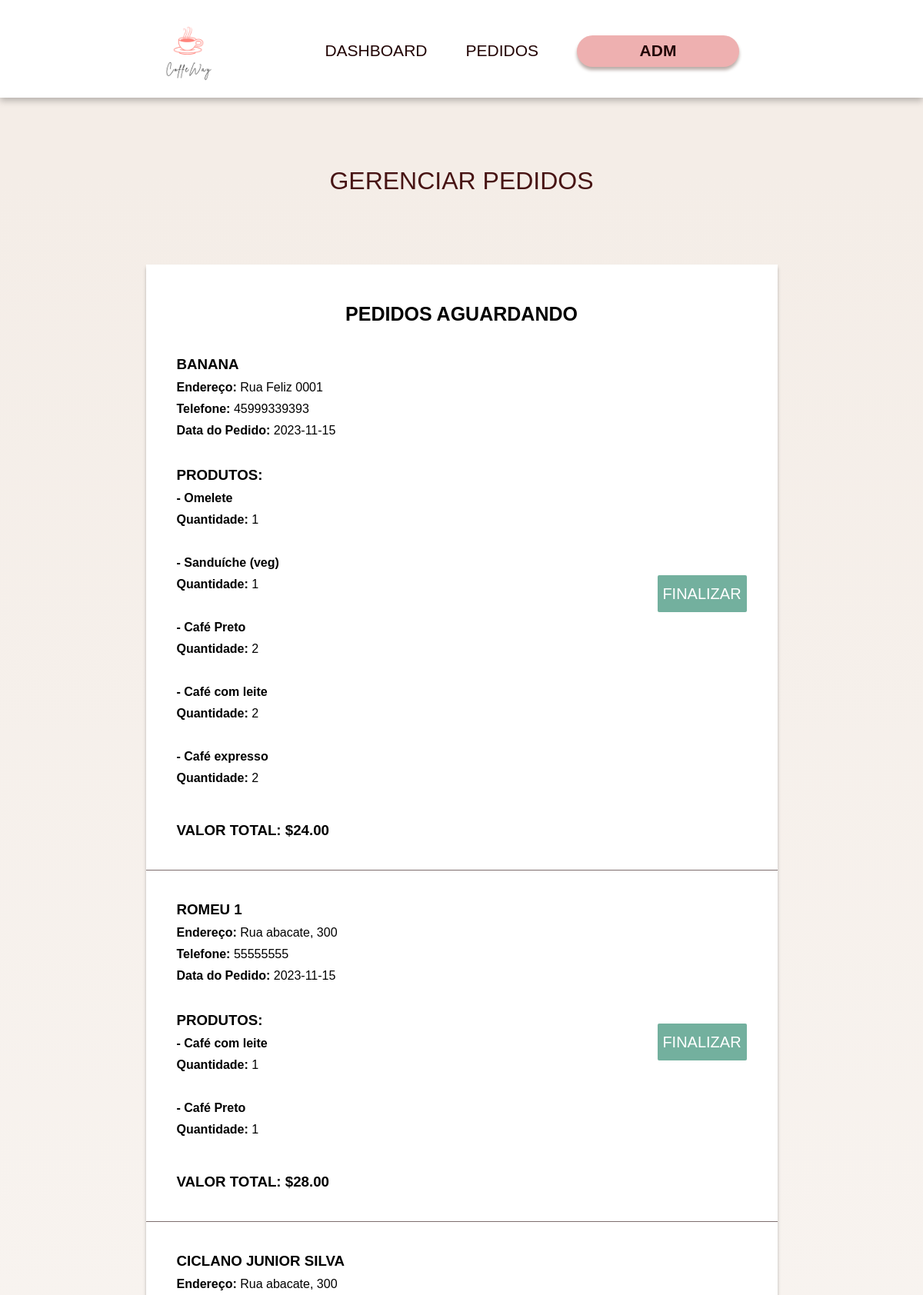
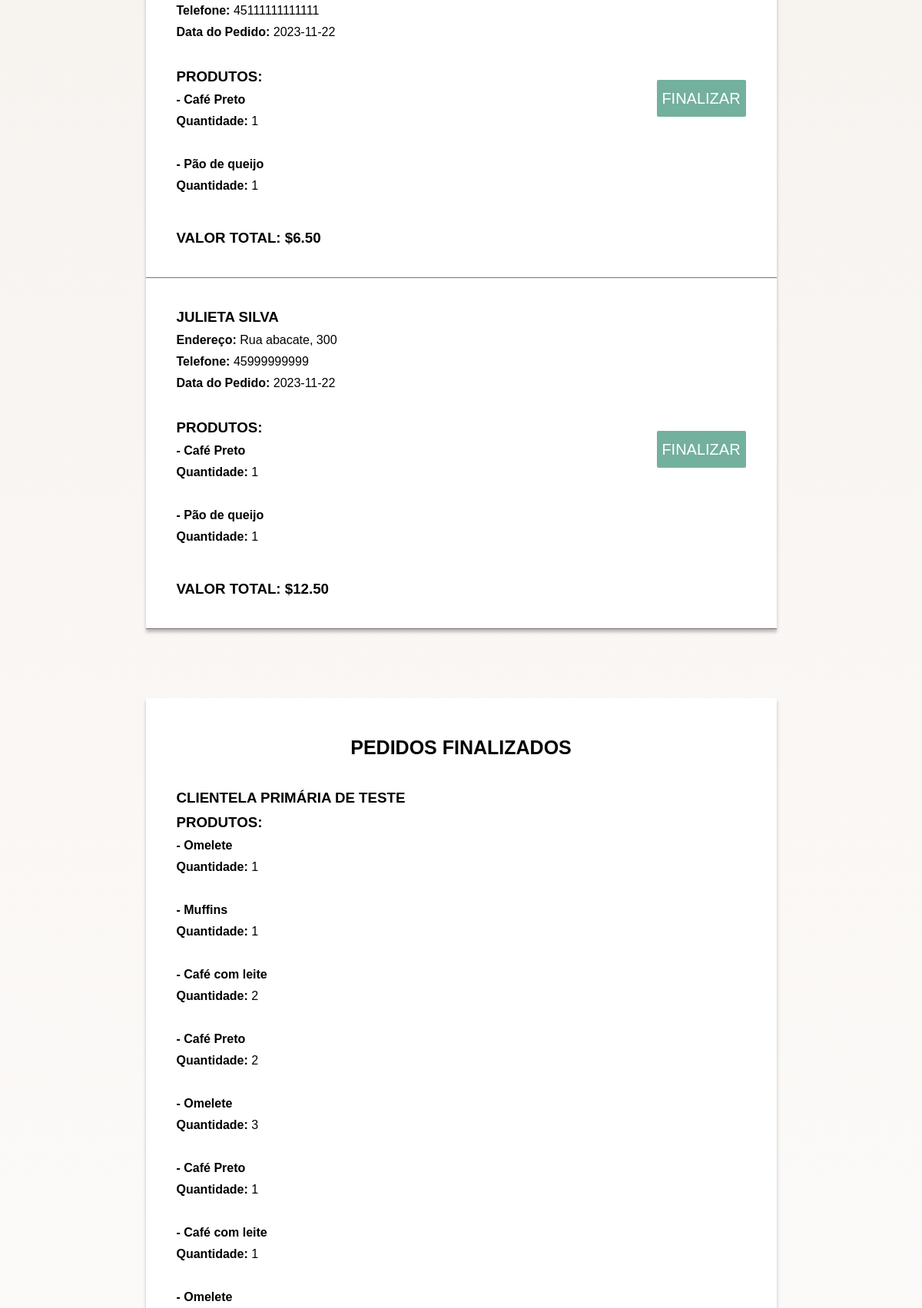
Page /admPedidos.php (upper part) on the committed database (2 pictures, top to bottom).
### tables this page shows
CREATE TABLE `carrinho` (
  `id` int(11) NOT NULL,
  `id_cliente` int(11) NOT NULL,
  `data_pedido` date NOT NULL,
  `valor_total` decimal(10,2) NOT NULL,
  `situacao` varchar(90) NOT NULL,
  `tipo_pagamento` int(11) DEFAULT NULL,
  `numero_cartao_debito` varchar(220) DEFAULT NULL,
  `numero_cartao_credito` varchar(220) DEFAULT NULL
);

CREATE TABLE `cliente` (
  `id` int(11) NOT NULL,
  `nome_completo` char(90) NOT NULL,
  `cpf` varchar(90) NOT NULL,
  `endereco` varchar(200) NOT NULL,
  `telefone` varchar(18) NOT NULL
);

CREATE TABLE `pedido` (
  `id` int(11) NOT NULL,
  `id_cliente` int(11) NOT NULL,
  `id_produto` int(11) NOT NULL,
  `quantidade_total` int(11) NOT NULL,
  `nome_produto` char(255) NOT NULL,
  `valor_total` decimal(10,2) NOT NULL,
  `data` date NOT NULL,
  `situacao` varchar(90) NOT NULL
);

### admPedidos.php (the view, shortened to what this page needs)
<?php
include_once('config/conexao.php');
$sqlBuscarPedAguardando = "SELECT * FROM carrinho WHERE situacao = 'Em Andamento'";
$resultPedAguardando = mysqli_query($conexao, $sqlBuscarPedAguardando);
?>
<!DOCTYPE html>
<html lang="pt-br">
<head>
    <link rel="stylesheet" href="assets/css/styleAdm.css">
</head>
<body>
    <header>
        <div class="container header">
            <div class="logo">
                <a href=""><img class="logo" src="assets/images/logo.png" /></a>
            </div>
            <div class="menu">
                <nav>
                    <ul>
                        <li><a href="dashboard.php">DASHBOARD</a></li>
                        <li><a href="admPedidos.php">PEDIDOS</a></li>
                        <li>
                            <a href="adm.php">
                                <div class="admLogado"><?php echo $_SESSION['user_name']; ?><strong>ADM</strong></div>
                            </a>
                        </li>
                    </ul>
                </nav>
            </div>
    </header>
    <section class="areaEstilizada">
        <div class="menuAdmArea">
            <div class="tituloTopoArea">
                <div class="textoTopo">
                    <p class="tituloCadastro">GERENCIAR PEDIDOS</p>
                </div>
            </div>
            <section class="listarPedidosArea">
                <div class="listarPedidosCaixa">
                    <P class="pedidosAguardando"> PEDIDOS AGUARDANDO</P>
                    <?php
                    while ($row = mysqli_fetch_assoc($resultPedAguardando)) {
                        $id_cliente = $row['id_cliente'];
                        $data = $row['data_pedido'];
                        $valor = $row['valor_total'];
                        $sqlPedidoCliente = "SELECT * FROM cliente WHERE id = $id_cliente";
                        $resultPedidoCliente = mysqli_query($conexao, $sqlPedidoCliente);
                        $rowCliente = mysqli_fetch_assoc($resultPedidoCliente);
                        $nomeCliente = $rowCliente['nome_completo'];
                        $endCliente = $rowCliente['endereco'];
                        $telCliente = $rowCliente['telefone'];
                        $sqlBuscarProdutos = "SELECT * FROM pedido WHERE id_cliente = $id_cliente AND situacao = 'feito'";
                        $resultBuscarProdutos = mysqli_query($conexao, $sqlBuscarProdutos);
                    ?>
                        <div class="listarPedidosCaixas">
                            <div class="listarPedidosDesc">
                                <h3 style="text-transform: uppercase;"><?php echo $nomeCliente; ?></h3>
                                <p><strong>Endereço:</strong> <?php echo $endCliente; ?></p>
                                <p><strong>Telefone:</strong> <?php echo $telCliente; ?></p>
                                <p><strong>Data do Pedido:</strong> <?php echo $data; ?></p>
                                <br>
                                <h3>PRODUTOS:</h3>
                                <?php
                                while ($rowProduto = mysqli_fetch_assoc($resultBuscarProdutos)) {
                                    $nomeProduto = $rowProduto['nome_produto'];
                                    $quantProduto = $rowProduto['quantidade_total'];
                                ?>
                                    <h4><?php
                                        echo " - ";
                                        echo $nomeProduto; ?></h4>
                                    <p><strong>Quantidade:</strong> <?php echo $quantProduto; ?></p>
                                    <br>
                                <?php
                                }
                                ?>
                                <p>
                                <h3>VALOR TOTAL: $<?php echo $valor; ?></h3>
                            </div>
                            <div class="listarPedidosBotoes">
                                <form action="" method="post">
                                    <input class="listarPedidosEditar" name="finPedido" type="submit" value="FINALIZAR">
                                </form>
                            </div>
                        </div>
                    <?php
                    }
                    ?>
                </div>
            </section>
            <section class="listarPedidosArea">
                <div class="listarPedidosCaixa" style="margin-bottom: 40px">
                    <P class="pedidosAguardando"> PEDIDOS FINALIZADOS</P>
                    <?php
                    $sqlPedidosFinalizado = "SELECT * FROM carrinho WHERE situacao = 'Finalizado'";
                    $resultPedidosFinalizado = mysqli_query($conexao, $sqlPedidosFinalizado);
                    while ($rowFin = mysqli_fetch_assoc($resultPedidosFinalizado)) {
                        $id_cliente = $rowFin['id_cliente'];
                        $sqlPedidoCliente = "SELECT * FROM cliente WHERE id = $id_cliente";
                        $resultPedidoCliente = mysqli_query($conexao, $sqlPedidoCliente);
                        $rowCliente = mysqli_fetch_assoc($resultPedidoCliente);
                        $nomeCliente = $rowCliente['nome_completo'];
                        $sqlBuscarProdutos = "SELECT * FROM pedido WHERE id_cliente = $id_cliente AND situacao = 'feito'";
                        $resultBuscarProdutos = mysqli_query($conexao, $sqlBuscarProdutos);
                    ?>
                        <div class="listarPedidosCaixas" >
                            <div class="listarPedidosDesc">
                                <h3 style="text-transform: uppercase;"><?php echo $nomeCliente; ?></h3>
                                <h3>PRODUTOS:</h3>
                                <?php
                                while ($rowProduto = mysqli_fetch_assoc($resultBuscarProdutos)) {
                                    $nomeProduto = $rowProduto['nome_produto'];
                                    $quantProduto = $rowProduto['quantidade_total'];
                                ?>
                                    <h4><?php
                                        echo " - ";
                                        echo $nomeProduto; ?></h4>
                                    <p><strong>Quantidade:</strong> <?php echo $quantProduto; ?></p>
                                    <br>
                                <?php
                                }
                                ?>
                            </div>
                        </div>
                    <?php
                    }
                    ?>
                </div>
            </section>
        </div>
    </section>
</body>
</html>

### assets/css/styleAdm.css (style rules this page uses)
* { padding: 0; margin: 0; box-sizing: border-box; }
body { font-family: 'Jost', sans-serif; }
header { display: flex; justify-content: center; padding-top: 10px; padding-bottom: 5px; background-color: #fff; filter: drop-shadow(0px 4px 4px rgba(0, 0, 0, 0.25)); }
header .logo { width: 112px; }
.container { display: flex; justify-content: space-between; width: 822px; }
.logo { display: flex; align-items: center; }
.menu { display: flex; align-items: center; }
.menu nav { display: flex; }
.menu ul { width: 100%; display: flex; align-items: center; justify-content: space-between; list-style: none; }
.menu ul li { margin-left: 50px; }
.menu ul li a { text-decoration: none; color: #220404; font-size: 21px; }
.admLogado { display: flex; align-items: center; justify-content: center; gap: 10px ; width: 211px; height: 41px; border-radius: 50px; background: #EEB0B0; box-shadow: 0px 4px 4px 0px #BAADA8; }
.areaEstilizada { background-image: linear-gradient(180deg, #F4EDE7 2.29%, rgba(244, 237, 231, 0) 100%); }
.menuAdmArea { width: 100%; display: flex; flex-direction: column; align-items: center; }
.tituloTopoArea { width: 683px; position: relative; display: flex; align-items: center; justify-content: center; }
.textoTopo { margin-top: 90px; display: flex; align-items: center; }
.tituloCadastro { color: #471414; font-size: 32px; font-weight: 500; }
section input { margin-bottom: 10px; padding: 5px; width: 100%; height: 37px; border-radius: 50px; border: none; }
.listarPedidosArea { margin-top: 5%; display: flex; flex-direction: column; align-items: center; justify-content: center; width: 100%; }
.listarPedidosCaixa { display: flex; flex-direction: column; margin-top: 30px; background-color: #fff; width: 821px; background: #FFF; box-shadow: 0px 4px 4px 0px rgba(0, 0, 0, 0.25); }
.listarPedidosCaixas { padding: 40px; display: flex; justify-content: space-between; align-items: center; background-color: #fff; width: 100%; background: #FFF; border-bottom: 1px solid #7E6E6E; }
.listarPedidosDesc { max-width: 350px; display: flex; flex-direction: column; gap: 10px; }
.listarPedidosBotoes { display: flex; gap: 15px; }
.listarPedidosEditar { display: flex; align-items: center; justify-content: center; font-size: 20px; width: 116px; height: 48px; color: #fff; border-radius: 2px; background: #73B09E; }
.listarPedidosCaixa .pedidosAguardando { font-size: 25px; margin: 0 auto; padding-top: 50px; font-weight: 600; }

### rows in the picture
carrinho: id_cliente.nome_completo "BANANA", id_cliente.endereco "Rua Feliz 0001", id_cliente.telefone "45999339393", data_pedido "2023-11-15", valor_total "24.00"
pedido: nome_produto "Omelete", quantidade_total "1"
pedido: nome_produto "Sanduíche (veg)", quantidade_total "1"
pedido: nome_produto "Café Preto", quantidade_total "2"
pedido: nome_produto "Café com leite", quantidade_total "2"
pedido: nome_produto "Café expresso", quantidade_total "2"
carrinho: id_cliente.nome_completo "ROMEU 1", id_cliente.endereco "Rua abacate, 300", id_cliente.telefone "55555555", data_pedido "2023-11-15", valor_total "28.00"
pedido: nome_produto "Café com leite", quantidade_total "1"
pedido: nome_produto "Café Preto", quantidade_total "1"
carrinho: id_cliente.nome_completo "CICLANO JUNIOR SILVA", id_cliente.endereco "Rua abacate, 300", id_cliente.telefone "45111111111111", data_pedido "2023-11-22", valor_total "6.50"
pedido: nome_produto "Café Preto", quantidade_total "1"
pedido: nome_produto "Pão de queijo", quantidade_total "1"
carrinho: id_cliente.nome_completo "JULIETA SILVA", id_cliente.endereco "Rua abacate, 300", id_cliente.telefone "45999999999", data_pedido "2023-11-22", valor_total "12.50"
pedido: nome_produto "Café Preto", quantidade_total "1"
pedido: nome_produto "Pão de queijo", quantidade_total "1"
carrinho: id_cliente.nome_completo "CLIENTELA PRIMÁRIA DE TESTE"
pedido: nome_produto "Omelete", quantidade_total "1"
pedido: nome_produto "Muffins", quantidade_total "1"
pedido: nome_produto "Café com leite", quantidade_total "2"
pedido: nome_produto "Café Preto", quantidade_total "2"
pedido: nome_produto "Omelete", quantidade_total "3"
pedido: nome_produto "Café Preto", quantidade_total "1"
pedido: nome_produto "Café com leite", quantidade_total "1"
pedido: nome_produto "Omelete"
